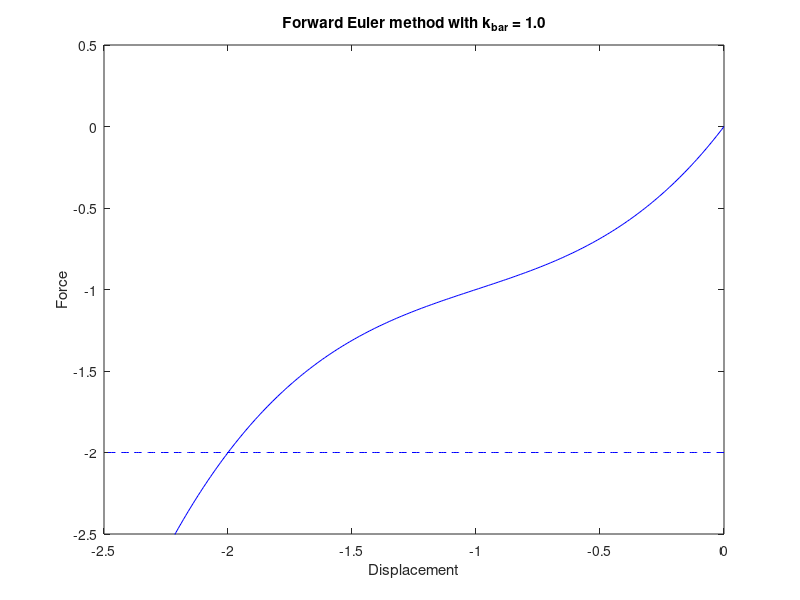

Write the MATLAB code that produced this figure. (Note: this script raises an error after producing the figure.)
%%
% This is the MATLAB Code for forward euler algorithm by CHEN Jiawei
%%
clear
clc
close all
format longEng
%% plot the analytical solution
k_bar = 1.0;
x=0:-0.01:-2.5;
y=x + 1.5*x.^2 + 0.5*x.^3 + k_bar * x;
figure(1)
fig1 = plot(x,y,'b'); hold on
axis([-2.5 0 -2.5 0.5]);
xlabel('Displacement');
ylabel('Force');
title('Forward Euler method with k_b_a_r = 1.0');
%% set the para for iter
%
F_ext=-2;
F_ini=0;
u = 0;
fig1 = plot(x,F_ext*ones(1,length(x)),'b--'); hold on
%
delta_f = -0.05;
num_step=F_ext./delta_f;

%
for step = 1:1:(num_step+1)
    if step==1
        u(step)=0;
        F_ini(step)=0;
        F_ext(step)=F_ini(step)+delta_f;
        k = k_stif(u(step),k_bar);
        delta_u = delta_f./k;
        u(step+1)=u(step)+delta_u;
        F_ini(step+1)=F_ini(step)+delta_f;
    else
        F_ext(step)=F_ini(step)+delta_f;
        k = k_stif(u(step),k_bar);
        delta_u = delta_f./k;
        u(step+1)=u(step)+delta_u;
        F_ini(step+1)=F_ini(step)+delta_f;
        plot(u(step+1),F_ini(step+1),'ro','Markersize',5,'Markerfacecolor','r'); hold on
    end
end

fig2 = plot(u,F_ini,'ro','Markersize',5,'Markerfacecolor','r'); hold on
legend([fig1 fig2],'Analytical solution','Forward euler alogorithm','location','best');


%%
%function definition
function y=F_inter(x,k_bar)
y=x + 1.5*x.^2 + 0.5*x.^3 + k_bar * x;
end
function y=k_stif(x,k_bar)
y = (1 + 3 * x + 1.5 * x.^2) + k_bar;
end